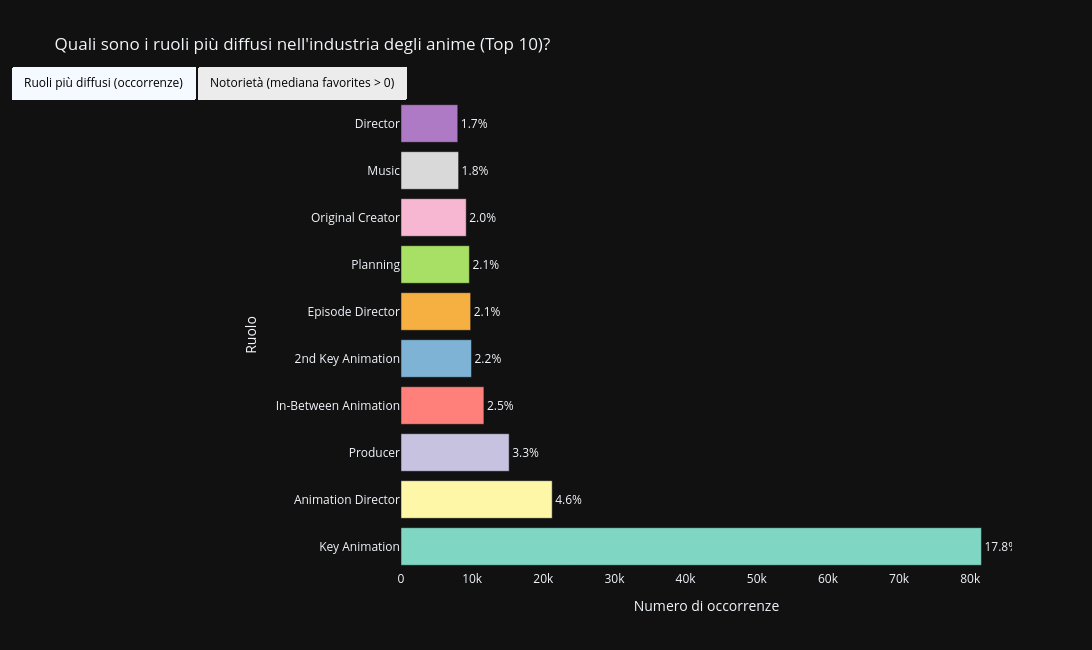

Notebook code cell kept with this figure:
### Markdown cell above
## Ma quali sono i ruoli più diffusi e quali hanno maggiore notorietà?

### Code cell
works = df_person_anime_works.copy()
details = df_person_details[["person_mal_id", "favorites"]].copy()

# ruolo
works["position_norm"] = (
    works["position"].astype("string")
    .str.replace(r"\s*\(ep\s*\d+\)\s*$", "", regex=True)
    .str.replace(r"\s+", " ", regex=True)
    .str.strip()
)
works.loc[works["position_norm"].str.lower().isin(["", "nan", "none", "unknown"]), "position_norm"] = pd.NA

# conteggi occorrenze
role_counts = works["position_norm"].dropna().value_counts().reset_index()
role_counts.columns = ["role", "occurrences"]

top10 = role_counts.head(10).copy()
total_occ = role_counts["occurrences"].sum()
top10["occ_pct"] = top10["occurrences"] / total_occ * 100

# favorites
details["person_mal_id"] = pd.to_numeric(details["person_mal_id"], errors="coerce").astype("Int64")
details["favorites"] = pd.to_numeric(details["favorites"], errors="coerce").fillna(0)
details = details.drop_duplicates(subset=["person_mal_id"])

# persone uniche per ruolo + merge favorites
role_people = (
    works.loc[works["position_norm"].isin(top10["role"]), ["person_mal_id", "position_norm"]]
    .dropna(subset=["person_mal_id", "position_norm"])
    .drop_duplicates()
    .rename(columns={"position_norm": "role"})
).merge(details, on="person_mal_id", how="left")

role_people["favorites"] = role_people["favorites"].fillna(0)

fav_stats = (
    role_people.groupby("role", observed=True)["favorites"]
    .agg(
        people="count",
        share_nonzero=lambda s: (s > 0).mean() * 100,
        median_fav_pos=lambda s: s[s > 0].median(),
    )
    .reset_index()
)
fav_stats["median_fav_pos"] = fav_stats["median_fav_pos"].fillna(0)

top10 = top10.merge(fav_stats, on="role", how="left")
role_order = top10.sort_values("occurrences", ascending=False)["role"].tolist()
top10 = top10.set_index("role").loc[role_order].reset_index()  # riallinea tutto in modo sicuro

role_color_map = {
    "Key Animation": "#7fd6c2",
    "Animation Director": "#fff7a8",
    "Producer": "#c7c2e0",
    "In-Between Animation": "#ff7f7a",
    "2nd Key Animation": "#7fb3d5",
    "Episode Director": "#f5b041",
    "Planning": "#a8df65",
    "Original Creator": "#f7b6d2",
    "Music": "#d9d9d9",
    "Director": "#af7ac5",
}
occ_colors = [role_color_map.get(r, "#7fd6c2") for r in top10["role"]]


y = top10["role"].tolist()

text_occ = top10["occ_pct"].round(1).astype(str) + "%"
text_fav = top10["median_fav_pos"].round(0).astype(int).astype(str)

custom = np.stack(
    [top10["occurrences"], top10["people"], top10["share_nonzero"], top10["median_fav_pos"]],
    axis=1
)

hover = (
    "Ruolo=%{y}<br>"
    "Occorrenze=%{customdata[0]}<br>"
    "Persone (nel ruolo)=%{customdata[1]}<br>"
    "% con favorites>0=%{customdata[2]:.1f}%<br>"
    "Mediana favorites (>0)=%{customdata[3]:.0f}"
    "<extra></extra>"
)

fig = go.Figure()

# Occorrenze
fig.add_trace(go.Bar(
    x=top10["occurrences"], y=y, orientation="h",
    text=text_occ, textposition="outside",
    marker=dict(color=occ_colors),
    customdata=custom, hovertemplate=hover,
    visible=True
))

# Favorites (colore unico)
fig.add_trace(go.Bar(
    x=top10["median_fav_pos"],
    y=y,
    orientation="h",
    text=text_fav,
    textposition="outside",
    marker=dict(color=occ_colors),
    customdata=custom,
    hovertemplate=hover,
    visible=False
))

fig.update_layout(
    template="plotly_dark",
    width=1100, height=650,
    showlegend=False,
    title="Quali sono i ruoli più diffusi nell'industria degli anime (Top 10)?",
    xaxis_title="Numero di occorrenze",
    yaxis_title="Ruolo",
    yaxis=dict(categoryorder="array", categoryarray=role_order),
    updatemenus=[dict(
        type="buttons",
        direction="right",
        x=0.01, y=1.07,
        showactive=True,
        bgcolor="rgba(255,255,255,0.92)",
        bordercolor="rgba(0,0,0,0.25)",
        font=dict(color="black"),
        buttons=[
            dict(
                label="Ruoli più diffusi (occorrenze)",
                method="update",
                args=[{"visible": [True, False]},
                      {"title.text": "Quali sono i ruoli più diffusi nell'industria degli anime (Top 10)?",
                "xaxis.title.text": "Numero di occorrenze",}],
            ),
            dict(
                label="Notorietà (mediana favorites > 0)",
                method="update",
                args=[{"visible": [False, True]},
                      {"title.text": "Notorietà per ruolo: sui Top 10 ruoli",
                "xaxis.title.text": "Mediana favorites" }], # solo >0
            ),
        ],
    )],
)

fig.show()

### Figure 1 — Plotly figure (JSON) as saved in the notebook; plotly's stock layout.template omitted (floating-point values rounded to 4 significant figures)
{"data": [{"customdata": [[81570.0, 5113.0, 26.17, 3.0], [21250.0, 4450.0, 20.4, 3.0], [15200.0, 1923.0, 23.35, 3.0], [11650.0, 3104.0, 20.88, 3.0], [9906.0, 2794.0, 15.93, 3.0], [9787.0, 1780.0, 40.51, 5.0], [9610.0, 870.0, 23.22, 3.0], [9166.0, 2671.0, 78.29, 12.0], [8095.0, 1107.0, 59.98, 10.0], [7980.0, 1732.0, 59.12, 7.0]], "hovertemplate": "Ruolo=%{y}<br>Occorrenze=%{customdata[0]}<br>Persone (nel ruolo)=%{customdata[1]}<br>% con favorites>0=%{customdata[2]:.1f}%<br>Mediana favorites (>0)=%{customdata[3]:.0f}<extra></extra>", "marker": {"color": ["#7fd6c2", "#fff7a8", "#c7c2e0", "#ff7f7a", "#7fb3d5", "#f5b041", "#a8df65", "#f7b6d2", "#d9d9d9", "#af7ac5"]}, "orientation": "h", "text": ["17.8%", "4.6%", "3.3%", "2.5%", "2.2%", "2.1%", "2.1%", "2.0%", "1.8%", "1.7%"], "textposition": "outside", "visible": true, "x": [81574, 21246, 15198, 11652, 9906, 9787, 9610, 9166, 8095, 7980], "y": ["Key Animation", "Animation Director", "Producer", "In-Between Animation", "2nd Key Animation", "Episode Director", "Planning", "Original Creator", "Music", "Director"], "type": "bar"}, {"customdata": [[81570.0, 5113.0, 26.17, 3.0], [21250.0, 4450.0, 20.4, 3.0], [15200.0, 1923.0, 23.35, 3.0], [11650.0, 3104.0, 20.88, 3.0], [9906.0, 2794.0, 15.93, 3.0], [9787.0, 1780.0, 40.51, 5.0], [9610.0, 870.0, 23.22, 3.0], [9166.0, 2671.0, 78.29, 12.0], [8095.0, 1107.0, 59.98, 10.0], [7980.0, 1732.0, 59.12, 7.0]], "hovertemplate": "Ruolo=%{y}<br>Occorrenze=%{customdata[0]}<br>Persone (nel ruolo)=%{customdata[1]}<br>% con favorites>0=%{customdata[2]:.1f}%<br>Mediana favorites (>0)=%{customdata[3]:.0f}<extra></extra>", "marker": {"color": ["#7fd6c2", "#fff7a8", "#c7c2e0", "#ff7f7a", "#7fb3d5", "#f5b041", "#a8df65", "#f7b6d2", "#d9d9d9", "#af7ac5"]}, "orientation": "h", "text": ["3", "3", "3", "3", "3", "5", "3", "12", "10", "7"], "textposition": "outside", "visible": false, "x": [3.0, 3.0, 3.0, 3.0, 3.0, 5.0, 3.0, 12.0, 10.0, 7.0], "y": ["Key Animation", "Animation Director", "Producer", "In-Between Animation", "2nd Key Animation", "Episode Director", "Planning", "Original Creator", "Music", "Director"], "type": "bar"}], "layout": {"yaxis": {"title": {"text": "Ruolo"}, "categoryorder": "array", "categoryarray": ["Key Animation", "Animation Director", "Producer", "In-Between Animation", "2nd Key Animation", "Episode Director", "Planning", "Original Creator", "Music", "Director"]}, "width": 1100, "height": 650, "showlegend": false, "title": {"text": "Quali sono i ruoli più diffusi nell'industria degli anime (Top 10)?"}, "xaxis": {"title": {"text": "Numero di occorrenze"}}, "updatemenus": [{"bgcolor": "rgba(255,255,255,0.92)", "bordercolor": "rgba(0,0,0,0.25)", "buttons": [{"args": [{"visible": [true, false]}, {"title.text": "Quali sono i ruoli più diffusi nell'industria degli anime (Top 10)?", "xaxis.title.text": "Numero di occorrenze"}], "label": "Ruoli più diffusi (occorrenze)", "method": "update"}, {"args": [{"visible": [false, true]}, {"title.text": "Notorietà per ruolo: sui Top 10 ruoli", "xaxis.title.text": "Mediana favorites"}], "label": "Notorietà (mediana favorites > 0)", "method": "update"}], "direction": "right", "font": {"color": "black"}, "showactive": true, "type": "buttons", "x": 0.01, "y": 1.07}]}}
